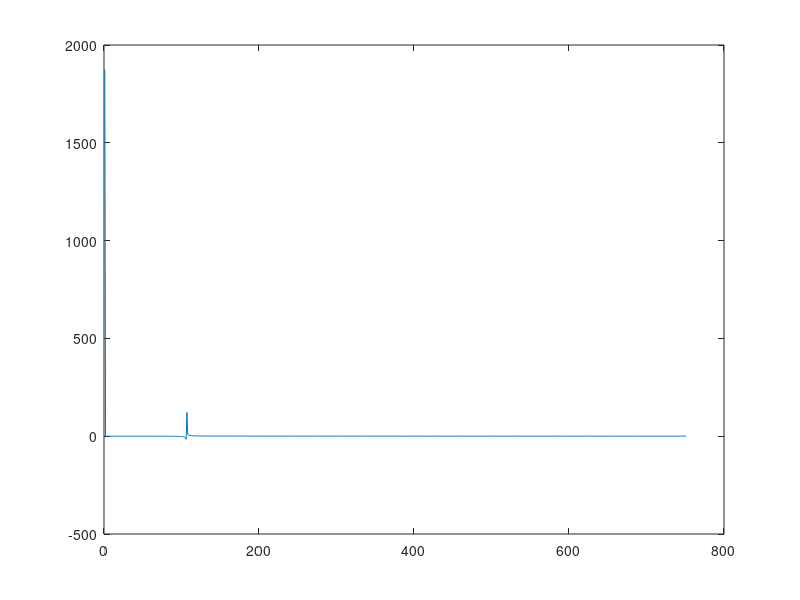

MATLAB code for this plot:
r = 0.5;
p0 = 1;
xL = 2;
c = 340;
L = 1500;
Fs = 1000;
Ts = 1 / Fs;
t = Ts*(1:L);
f = 1000 + t * 6 / Ts;
spec = p0^2*(1 + r^2 + 2*r*cos(2*pi*(2*xL*f)/c));
% plot(f, spec)
Y = fft(spec,L);
P2 = Y;
P1 = P2(1:L/2 + 1);
% disp(size(P1))
p = 1 : 751;
plot(p, P1)
disp(8 * pi / 340);